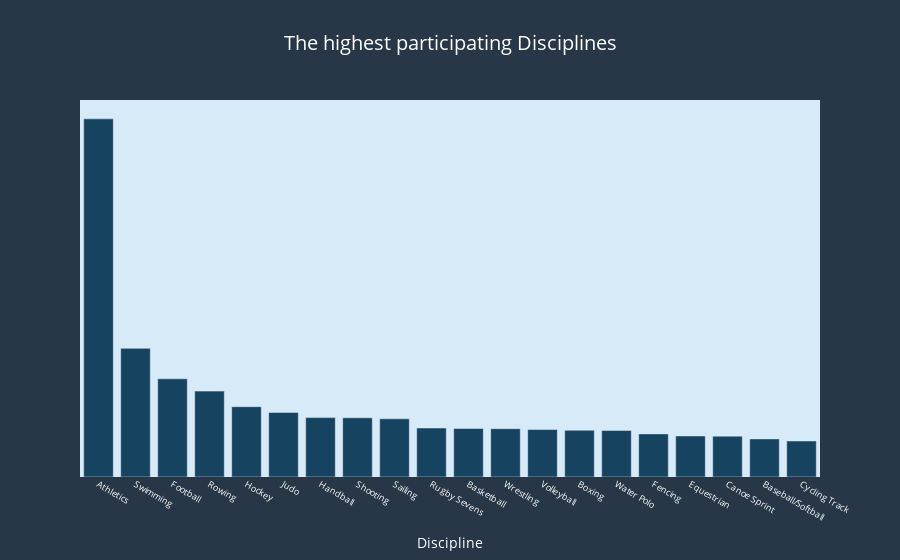

This figure's notebook cell:
### Markdown cell above
## what are the most Discipline in participation

### Code cell
s=df["Discipline"].value_counts().sort_values(ascending=False).nlargest(20)
fig=px.bar(x=s.index,y=s.values,title="The highest participating Disciplines",
       labels={"x":"Discipline","y":"number of Athletes"},
        color_discrete_sequence=["#154360"])
fig.update_layout(
title_font_color="#fff",paper_bgcolor="#283747",title_font_size=20,title_x=.5,font_color="#bbb",
    plot_bgcolor="#D6EAF8")
fig.update_yaxes(showgrid=False,visible=False)
fig.update_xaxes(tickfont_size=9,color="#fff")
fig.show()

### Figure 1 — Plotly figure (JSON) as saved in the notebook; plotly's stock layout.template omitted (floating-point values rounded to 4 significant figures)
{"data": [{"alignmentgroup": "True", "hovertemplate": "Discipline=%{x}<br>number of Athletes=%{y}<extra></extra>", "legendgroup": "", "marker": {"color": "#154360", "pattern": {"shape": ""}}, "name": "", "offsetgroup": "", "orientation": "v", "showlegend": false, "textposition": "auto", "type": "bar", "x": ["Athletics", "Swimming", "Football", "Rowing", "Hockey", "Judo", "Handball", "Shooting", "Sailing", "Rugby Sevens", "Basketball", "Wrestling", "Volleyball", "Boxing", "Water Polo", "Fencing", "Equestrian", "Canoe Sprint", "Baseball/Softball", "Cycling Track"], "xaxis": "x", "y": [2068, 743, 567, 496, 406, 373, 343, 342, 336, 283, 280, 279, 274, 270, 269, 249, 237, 236, 220, 208], "yaxis": "y"}], "layout": {"barmode": "relative", "font": {"color": "#bbb"}, "legend": {"tracegroupgap": 0}, "paper_bgcolor": "#283747", "plot_bgcolor": "#D6EAF8", "title": {"font": {"color": "#fff", "size": 20}, "text": "The highest participating Disciplines", "x": 0.5}, "xaxis": {"anchor": "y", "color": "#fff", "domain": [0.0, 1.0], "tickfont": {"size": 9}, "title": {"text": "Discipline"}}, "yaxis": {"anchor": "x", "domain": [0.0, 1.0], "showgrid": false, "title": {"text": "number of Athletes"}, "visible": false}}}
